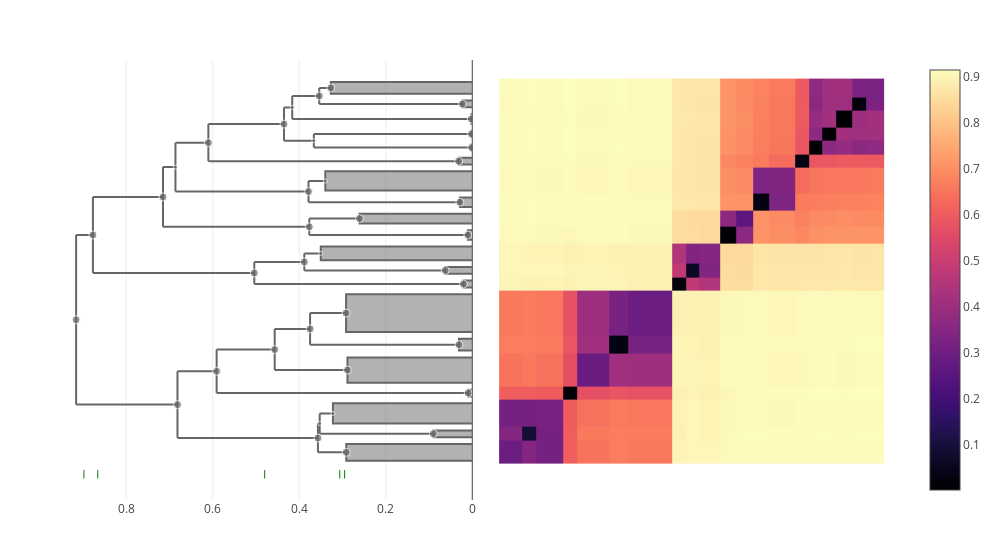

Source (notebook cell):
### Code cell
let taxon = "syringae"
    tree = trees[taxon] = cluster_annotate(cdata, taxon)
    plot(clustermap(cdata, tree))
end

### Figure 1 — Plotly figure (JSON) as saved in the notebook; plotly's stock layout.template omitted (floating-point values rounded to 4 significant figures; data arrays with more than 128 entries replaced by an {"elided": "..."} marker saying what was removed)
{"data": [{"colorscale": {"elided": "256x2 mixed values"}, "type": "heatmap", "x": [0.5, 3.949, 5.949, 9.949, 11.95, 16.69, 19.42, 25.99, 27.99, 29.99, 32.99, 35.41, 37.82, 40.23, 44.06, 46.06, 48.06, 50.06, 52.48, 54.48, 57.21], "y": [0.5, 3.949, 5.949, 9.949, 11.95, 16.69, 19.42, 25.99, 27.99, 29.99, 32.99, 35.41, 37.82, 40.23, 44.06, 46.06, 48.06, 50.06, 52.48, 54.48, 57.21], "z": {"elided": "20x20 float values"}}, {"fill": "toself", "hoverinfo": "skip", "line": {"color": "#666666"}, "mode": "lines", "showlegend": false, "type": "scatter", "x": [0, 0.3271, 0.3271, 0], "xaxis": "x2", "y": [54.98, 54.98, 56.71, 56.71], "yaxis": "y"}, {"hoverinfo": "skip", "line": {"color": "#666666"}, "mode": "lines", "showlegend": false, "type": "scatter", "x": [0.3749, 0.3749, null, 0.3749, 0.03084, null, 0.3749, 0.2917, null], "xaxis": "x2", "y": [18.06, 22.71, null, 18.06, 18.06, null, 22.71, 22.71, null], "yaxis": "y"}, {"fill": "toself", "hoverinfo": "skip", "line": {"color": "#666666"}, "mode": "lines", "showlegend": false, "type": "scatter", "x": [0, 0.001852, 0.001852, 0], "xaxis": "x2", "y": [48.56, 48.56, 49.56, 49.56], "yaxis": "y"}, {"fill": "toself", "hoverinfo": "skip", "line": {"color": "#666666"}, "mode": "lines", "showlegend": false, "type": "scatter", "x": [0, 0.001405, 0.001405, 0], "xaxis": "x2", "y": [46.56, 46.56, 47.56, 47.56], "yaxis": "y"}, {"hoverinfo": "skip", "line": {"color": "#666666"}, "mode": "lines", "showlegend": false, "type": "scatter", "x": [0.3568, 0.3568, null, 0.3568, 0.2912, null, 0.3568, 0.3527, null], "xaxis": "x2", "y": [2.225, 6.449, null, 2.225, 2.225, null, 6.449, 6.449, null], "yaxis": "y"}, {"hoverinfo": "skip", "line": {"color": "#666666"}, "mode": "lines", "showlegend": false, "type": "scatter", "x": [0.8769, 0.8769, null, 0.8769, 0.5039, null, 0.8769, 0.7149, null], "xaxis": "x2", "y": [28.62, 39.8, null, 28.62, 28.62, null, 39.8, 39.8, null], "yaxis": "y"}, {"hoverinfo": "skip", "line": {"color": "#666666"}, "mode": "lines", "showlegend": false, "type": "scatter", "x": [0.3767, 0.3767, null, 0.3767, 0.0102, null, 0.3767, 0.2606, null], "xaxis": "x2", "y": [34.2, 36.61, null, 34.2, 34.2, null, 36.61, 36.61, null], "yaxis": "y"}, {"hoverinfo": "skip", "line": {"color": "#666666"}, "mode": "lines", "showlegend": false, "type": "scatter", "x": [0.4567, 0.4567, null, 0.4567, 0.2885, null, 0.4567, 0.3749, null], "xaxis": "x2", "y": [14.32, 20.38, null, 14.32, 14.32, null, 20.38, 20.38, null], "yaxis": "y"}, {"hoverinfo": "skip", "line": {"color": "#666666"}, "mode": "lines", "showlegend": false, "type": "scatter", "x": [0.9158, 0.9158, null, 0.9158, 0.6815, null, 0.9158, 0.8769, null], "xaxis": "x2", "y": [9.244, 34.21, null, 9.244, 9.244, null, 34.21, 34.21, null], "yaxis": "y"}, {"hoverinfo": "skip", "line": {"color": "#666666"}, "mode": "lines", "showlegend": false, "type": "scatter", "x": [0.6815, 0.6815, null, 0.6815, 0.3568, null, 0.6815, 0.5909, null], "xaxis": "x2", "y": [4.337, 14.15, null, 4.337, 4.337, null, 14.15, 14.15, null], "yaxis": "y"}, {"hoverinfo": "skip", "line": {"color": "#666666"}, "mode": "lines", "showlegend": false, "type": "scatter", "x": [0.3537, 0.3537, null, 0.3537, 0.02288, null, 0.3537, 0.3271, null], "xaxis": "x2", "y": [53.48, 55.84, null, 53.48, 53.48, null, 55.84, 55.84, null], "yaxis": "y"}, {"fill": "toself", "hoverinfo": "skip", "line": {"color": "#666666"}, "mode": "lines", "showlegend": false, "type": "scatter", "x": [0, 0.2917, 0.2917, 0], "xaxis": "x2", "y": [19.92, 19.92, 25.49, 25.49], "yaxis": "y"}, {"fill": "toself", "hoverinfo": "skip", "line": {"color": "#666666"}, "mode": "lines", "showlegend": false, "type": "scatter", "x": [0, 0.3502, 0.3502, 0], "xaxis": "x2", "y": [30.49, 30.49, 32.49, 32.49], "yaxis": "y"}, {"hoverinfo": "skip", "line": {"color": "#666666"}, "mode": "lines", "showlegend": false, "type": "scatter", "x": [0.3786, 0.3786, null, 0.3786, 0.02863, null, 0.3786, 0.3397, null], "xaxis": "x2", "y": [39.03, 42.15, null, 39.03, 39.03, null, 42.15, 42.15, null], "yaxis": "y"}, {"fill": "toself", "hoverinfo": "skip", "line": {"color": "#666666"}, "mode": "lines", "showlegend": false, "type": "scatter", "x": [0, 0.02863, 0.02863, 0], "xaxis": "x2", "y": [38.32, 38.32, 39.73, 39.73], "yaxis": "y"}, {"fill": "toself", "hoverinfo": "skip", "line": {"color": "#666666"}, "mode": "lines", "showlegend": false, "type": "scatter", "x": [0, 0.009481, 0.009481, 0], "xaxis": "x2", "y": [10.45, 10.45, 11.45, 11.45], "yaxis": "y"}, {"fill": "toself", "hoverinfo": "skip", "line": {"color": "#666666"}, "mode": "lines", "showlegend": false, "type": "scatter", "x": [0, 0.03084, 0.03084, 0], "xaxis": "x2", "y": [17.19, 17.19, 18.92, 18.92], "yaxis": "y"}, {"fill": "toself", "hoverinfo": "skip", "line": {"color": "#666666"}, "mode": "lines", "showlegend": false, "type": "scatter", "x": [0, 0.02288, 0.02288, 0], "xaxis": "x2", "y": [52.98, 52.98, 53.98, 53.98], "yaxis": "y"}, {"fill": "toself", "hoverinfo": "skip", "line": {"color": "#666666"}, "mode": "lines", "showlegend": false, "type": "scatter", "x": [0, 0.3397, 0.3397, 0], "xaxis": "x2", "y": [40.73, 40.73, 43.56, 43.56], "yaxis": "y"}, {"fill": "toself", "hoverinfo": "skip", "line": {"color": "#666666"}, "mode": "lines", "showlegend": false, "type": "scatter", "x": [0, 0.2912, 0.2912, 0], "xaxis": "x2", "y": [1, 1, 3.449, 3.449], "yaxis": "y"}, {"hoverinfo": "skip", "line": {"color": "#666666"}, "mode": "lines", "showlegend": false, "type": "scatter", "x": [0.3527, 0.3527, null, 0.3527, 0.09, null, 0.3527, 0.3221, null], "xaxis": "x2", "y": [4.949, 7.949, null, 4.949, 4.949, null, 7.949, 7.949, null], "yaxis": "y"}, {"fill": "toself", "hoverinfo": "skip", "line": {"color": "#666666"}, "mode": "lines", "showlegend": false, "type": "scatter", "x": [0, 0.03159, 0.03159, 0], "xaxis": "x2", "y": [44.56, 44.56, 45.56, 45.56], "yaxis": "y"}, {"hoverinfo": "skip", "line": {"color": "#666666"}, "mode": "lines", "showlegend": false, "type": "scatter", "x": [0.61, 0.61, null, 0.61, 0.03159, null, 0.61, 0.4352, null], "xaxis": "x2", "y": [45.06, 50.51, null, 45.06, 45.06, null, 50.51, 50.51, null], "yaxis": "y"}, {"hoverinfo": "skip", "line": {"color": "#666666"}, "mode": "lines", "showlegend": false, "type": "scatter", "x": [0.5909, 0.5909, null, 0.5909, 0.009481, null, 0.5909, 0.4567, null], "xaxis": "x2", "y": [10.95, 17.35, null, 10.95, 10.95, null, 17.35, 17.35, null], "yaxis": "y"}, {"hoverinfo": "skip", "line": {"color": "#666666"}, "mode": "lines", "showlegend": false, "type": "scatter", "x": [0.5039, 0.5039, null, 0.5039, 0.02032, null, 0.5039, 0.3883, null], "xaxis": "x2", "y": [26.99, 30.24, null, 26.99, 26.99, null, 30.24, 30.24, null], "yaxis": "y"}, {"fill": "toself", "hoverinfo": "skip", "line": {"color": "#666666"}, "mode": "lines", "showlegend": false, "type": "scatter", "x": [0, 0.2606, 0.2606, 0], "xaxis": "x2", "y": [35.91, 35.91, 37.32, 37.32], "yaxis": "y"}, {"fill": "toself", "hoverinfo": "skip", "line": {"color": "#666666"}, "mode": "lines", "showlegend": false, "type": "scatter", "x": [0, 0.2885, 0.2885, 0], "xaxis": "x2", "y": [12.45, 12.45, 16.19, 16.19], "yaxis": "y"}, {"fill": "toself", "hoverinfo": "skip", "line": {"color": "#666666"}, "mode": "lines", "showlegend": false, "type": "scatter", "x": [0, 0.0102, 0.0102, 0], "xaxis": "x2", "y": [33.49, 33.49, 34.91, 34.91], "yaxis": "y"}, {"fill": "toself", "hoverinfo": "skip", "line": {"color": "#666666"}, "mode": "lines", "showlegend": false, "type": "scatter", "x": [0, 0.09, 0.09, 0], "xaxis": "x2", "y": [4.449, 4.449, 5.449, 5.449], "yaxis": "y"}, {"hoverinfo": "skip", "line": {"color": "#666666"}, "mode": "lines", "showlegend": false, "type": "scatter", "x": [0.4162, 0.4162, null, 0.4162, 0.002002, null, 0.4162, 0.3537, null], "xaxis": "x2", "y": [51.27, 54.66, null, 51.27, 51.27, null, 54.66, 54.66, null], "yaxis": "y"}, {"fill": "toself", "hoverinfo": "skip", "line": {"color": "#666666"}, "mode": "lines", "showlegend": false, "type": "scatter", "x": [0, 0.002002, 0.002002, 0], "xaxis": "x2", "y": [50.56, 50.56, 51.98, 51.98], "yaxis": "y"}, {"fill": "toself", "hoverinfo": "skip", "line": {"color": "#666666"}, "mode": "lines", "showlegend": false, "type": "scatter", "x": [0, 0.02032, 0.02032, 0], "xaxis": "x2", "y": [26.49, 26.49, 27.49, 27.49], "yaxis": "y"}, {"hoverinfo": "skip", "line": {"color": "#666666"}, "mode": "lines", "showlegend": false, "type": "scatter", "x": [0.4352, 0.4352, null, 0.4352, 0.3662, null, 0.4352, 0.4162, null], "xaxis": "x2", "y": [48.06, 52.96, null, 48.06, 48.06, null, 52.96, 52.96, null], "yaxis": "y"}, {"hoverinfo": "skip", "line": {"color": "#666666"}, "mode": "lines", "showlegend": false, "type": "scatter", "x": [0.7149, 0.7149, null, 0.7149, 0.3767, null, 0.7149, 0.6861, null], "xaxis": "x2", "y": [35.41, 44.19, null, 35.41, 35.41, null, 44.19, 44.19, null], "yaxis": "y"}, {"fill": "toself", "hoverinfo": "skip", "line": {"color": "#666666"}, "mode": "lines", "showlegend": false, "type": "scatter", "x": [0, 0.3221, 0.3221, 0], "xaxis": "x2", "y": [6.449, 6.449, 9.449, 9.449], "yaxis": "y"}, {"fill": "toself", "hoverinfo": "skip", "line": {"color": "#666666"}, "mode": "lines", "showlegend": false, "type": "scatter", "x": [0, 0.0626, 0.0626, 0], "xaxis": "x2", "y": [28.49, 28.49, 29.49, 29.49], "yaxis": "y"}, {"hoverinfo": "skip", "line": {"color": "#666666"}, "mode": "lines", "showlegend": false, "type": "scatter", "x": [0.3883, 0.3883, null, 0.3883, 0.0626, null, 0.3883, 0.3502, null], "xaxis": "x2", "y": [28.99, 31.49, null, 28.99, 28.99, null, 31.49, 31.49, null], "yaxis": "y"}, {"hoverinfo": "skip", "line": {"color": "#666666"}, "mode": "lines", "showlegend": false, "type": "scatter", "x": [0.6861, 0.6861, null, 0.6861, 0.3786, null, 0.6861, 0.61, null], "xaxis": "x2", "y": [40.59, 47.79, null, 40.59, 40.59, null, 47.79, 47.79, null], "yaxis": "y"}, {"hoverinfo": "skip", "line": {"color": "#666666"}, "mode": "lines", "showlegend": false, "type": "scatter", "x": [0.3662, 0.3662, null, 0.3662, 0.001405, null, 0.3662, 0.001852, null], "xaxis": "x2", "y": [47.06, 49.06, null, 47.06, 47.06, null, 49.06, 49.06, null], "yaxis": "y"}, {"customdata": [[206, 4], [213, 36], [124, 2], [122, 2], [211, 19], [226, 42], [214, 6], [219, 51], [227, 114], [223, 72], [210, 6], [203, 32], [208, 5], [215, 12], [170, 3], [151, 2], [172, 4], [166, 2], [207, 9], [202, 7], [209, 12], [173, 2], [222, 15], [221, 53], [220, 9], [198, 3], [201, 15], [153, 3], [185, 2], [217, 9], [127, 3], [163, 2], [218, 13], [225, 33], [205, 10], [184, 2], [216, 7], [224, 27], [212, 4]], "hovertemplate": "ID: %{customdata[0]}<br>\nHeight: %{x:.3f}<br>\nGenome count: %{customdata[1]}\n\n<extra></extra>", "marker": {"color": "#666666", "size": [8, 8, 8, 8, 8, 8, 8, 8, 8, 8, 8, 8, 4, 8, 8, 8, 8, 8, 4, 8, 4, 8, 8, 8, 8, 8, 8, 8, 8, 4, 8, 8, 8, 8, 4, 8, 8, 4, 4]}, "mode": "markers", "showlegend": false, "type": "scatter", "x": [0.3271, 0.3749, 0.001852, 0.001405, 0.3568, 0.8769, 0.3767, 0.4567, 0.9158, 0.6815, 0.3537, 0.2917, 0.3502, 0.3786, 0.02863, 0.009481, 0.03084, 0.02288, 0.3397, 0.2912, 0.3527, 0.03159, 0.61, 0.5909, 0.5039, 0.2606, 0.2885, 0.0102, 0.09, 0.4162, 0.002002, 0.02032, 0.4352, 0.7149, 0.3221, 0.0626, 0.3883, 0.6861, 0.3662], "xaxis": "x2", "y": [55.84, 20.38, 49.06, 47.06, 4.337, 34.21, 35.41, 17.35, 21.72, 9.244, 54.66, 22.71, 31.49, 40.59, 39.03, 10.95, 18.06, 53.48, 42.15, 2.225, 6.449, 45.06, 47.79, 14.15, 28.62, 36.61, 14.32, 34.2, 4.949, 52.96, 51.27, 26.99, 50.51, 39.8, 7.949, 28.99, 30.24, 44.19, 48.06], "yaxis": "y"}, {"hovertemplate": "%{text} <br>\n%{x}\n<extra></extra>\n", "marker": {"color": "green", "line": {"color": "green", "width": 1}, "symbol": "line-ns"}, "mode": "markers", "text": ["amygdali", "savastanoi", "avellanae", "syringae group genomosp. 7", "coronafaciens"], "type": "scatter", "x": [0.2951, 0.3063, 0.4799, 0.8657, 0.8977], "xaxis": "x2", "y": [-1, -1, -1, -1, -1, -1, -1, -1, -1, -1, -1, -1, -1, -1, -1, -1, -1, -1, -1, -1, -1, -1, -1, -1, -1, -1, -1, -1, -1, -1]}], "layout": {"height": 550, "hovermode": "closest", "margin": {"b": 50, "l": 50, "r": 50, "t": 60}, "showlegend": false, "width": 1000, "xaxis": {"domain": [0.505, 1], "scaleanchor": "y", "visible": false}, "xaxis2": {"autorange": "reversed", "domain": [0, 0.495], "rangemode": "nonnegative", "showspikes": true, "spikedash": "solid", "spikemode": "across", "spikethickness": 1}, "yaxis": {"scaleanchor": "x", "visible": false}}}
